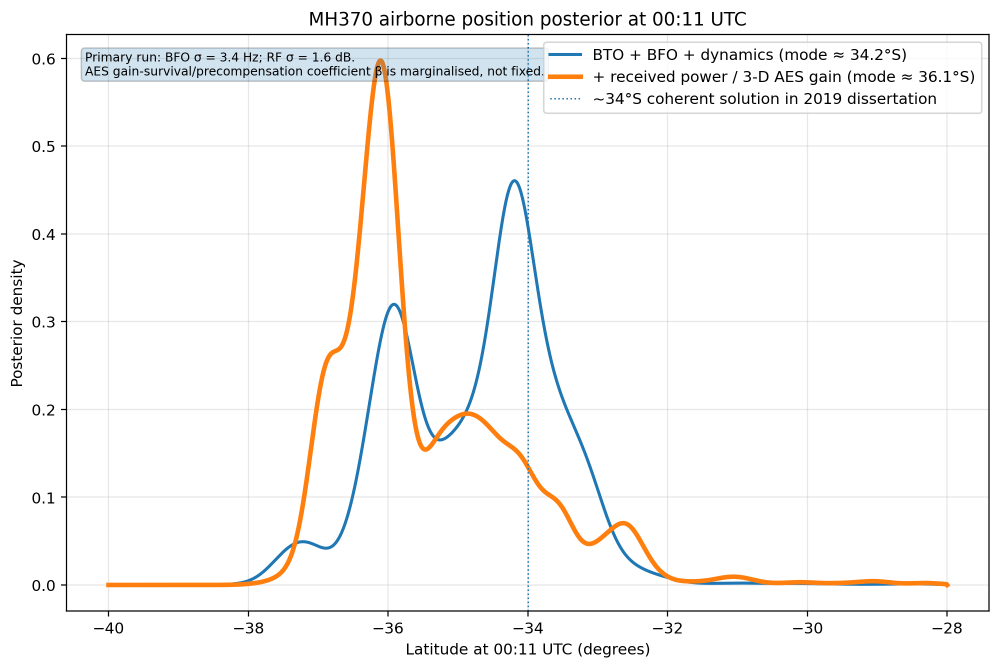
#> input picture Archive Sep 29 loose files/library_full_audit/MH370/mh370_integrated_0011_final_latitude_pdf.png, 2000 x 1336 px, found by its file name (shown at 1/2 size)
$ python run_no_power_precompensation_0011.py
#> lines starting #> are read from the running program, lines starting #| are printed output that depends on the picture
#!/usr/bin/env python3
"""Conditional no-power-precompensation reconstruction for MH370 at 00:11 UTC.

The refined-v3 particle checkpoint is absent, so the exact conditional density
p(x_0011 | beta=1) cannot be recovered by ordinary particle reweighting.  This
program recovers the empirical received-power latitude likelihood from the
matched BTO+BFO and BTO+BFO+power curves produced by the original integrated
run, then changes its contrast from the refined posterior mean beta=0.67664 to
beta=1.  The primary correction assumes that spatial log-likelihood contrast
scales linearly with beta.  A beta-squared contrast is retained as a deliberately
strong sensitivity case for the Gaussian RF residual term.

The Pleiades/BRAN likelihood is evaluated at sampled impact states and smoothed
backward through the existing controlled terminal-flight kernel.  No 00:19 BTO,
BFO, received-power, or log-on observation is used.
"""

from __future__ import annotations

import json
import math
import os
from pathlib import Path

os.environ.setdefault("MPLCONFIGDIR", "/tmp/mpl-mh370-no-precomp")

import matplotlib

matplotlib.use("Agg")
import matplotlib.pyplot as plt
import numpy as np
import pandas as pd
from PIL import Image
from scipy.ndimage import gaussian_filter1d

from run_integrated_0011_stage1 import (
    Case,
    bto_altitude_shift,
    density_grid,
    family_loglikelihood,
    grid_mode,
    hpd_levels,
    reconstruct_airborne_proposal,
    sample_control_families,
    summarize,
    systematic_resample,
    terminal_kernel,
)
from run_pleiades_bran_fl400_expanded import (
    GRID_LATS,
    GRID_LONS,
    bilinear_grid_lookup,
)


ROOT = Path(__file__).resolve().parent
OUT = ROOT / "outputs" / "mh370_no_power_precomp_0011"
OUT.mkdir(parents=True, exist_ok=True)

SOURCE_PDF_PLOT = ROOT / "downloads" / "MH370" / "mh370_integrated_0011_final_latitude_pdf.png"
ORIGIN_GRID_CSV = ROOT / "outputs" / "mh370_pleiades_bran_fl400_expanded" / "expanded_origin_grid.csv"

SEED = 3701001
N_AIR = 1_000_000
N_TERMINAL = 1_500_000
EXTENT = (84.0, 98.0, -40.0, -28.0)
BETA_REFERENCE = 0.6766419224079634

CASES = {
    "Marginalized beta (reference)": 1.0,
    "Beta=1, linear RF-contrast reconstruction": 1.0 / BETA_REFERENCE,
    "Beta=1, quadratic RF-contrast sensitivity": 1.0 / (BETA_REFERENCE * BETA_REFERENCE),
}

COMPONENT_NAMES = ["37.47S", "36.46S", "34.22S", "33.11S"]


# [4 lines left out: function normalize_logweights, not called in this run]


def digitize_curve(image_rgb, color, x_pixels):
    """Trace a Matplotlib line from its exact/antialiased RGB pixels."""
    target = np.asarray(color, dtype=int)
    distance = np.max(np.abs(image_rgb.astype(int) - target), axis=2)
    y_curve = np.full(len(x_pixels), np.nan)
    for k, x in enumerate(x_pixels):
        lo = max(0, x - 1)
        hi = min(image_rgb.shape[1], x + 2)
        y = np.where(np.any(distance[:, lo:hi] < 12, axis=1))[0]
        y = y[(y >= 80) & (y <= 1175)]
        if len(y) == 0:
            continue
        clusters = np.split(y, np.where(np.diff(y) > 3)[0] + 1)
        # The actual posterior line is below legend samples in the affected
        # longitude range, hence select the lowest-on-page cluster.
        cluster = max(clusters, key=lambda values: float(np.mean(values)))
        value = float(np.median(cluster))
        if x > 1000 and value < 250:
            continue
        y_curve[k] = value

    valid = np.isfinite(y_curve)
    y_curve = np.interp(x_pixels, x_pixels[valid], y_curve[valid])
    # Plot calibration: density=0 at y=1170 and 0.1 per 175.5 pixels.
    density = np.clip((1170.0 - y_curve) / 1755.0, 0.0, None)
    return gaussian_filter1d(density, 2.0)


def empirical_rf_likelihood():
    """Recover L_RF(latitude) from matched plotted posterior densities."""
    image = np.asarray(Image.open(SOURCE_PDF_PLOT).convert("RGB"))
    x_pixels = np.arange(213, 1900)
    latitude = -40.0 + (x_pixels - 207.0) / 134.0
    bto_bfo = digitize_curve(image, (31, 119, 180), x_pixels)
#> in digitize_curve, `distance = np.max(np.abs(image_rgb.astype(int) - target), axis=2)`:
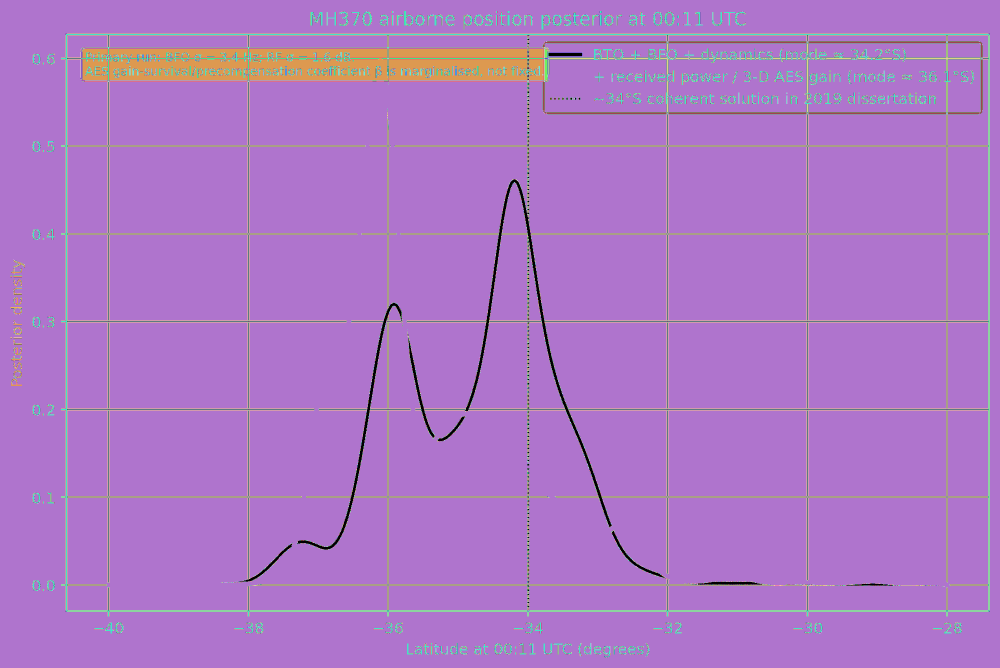
#> distance: shape (1336, 2000) int64 (shown at 1/2 size); 225 distinct labels, from 0 to 224; one colour per label, 0 black
#> in digitize_curve, `y_curve = np.interp(x_pixels, x_pixels[valid], y_curve[valid])`: y_curve = 1687 values, max 1171.5 at index 841, min 361.5 at index 815, mean 1025.7
#> in digitize_curve, `density = np.clip((1170.0 - y_curve) / 1755.0, 0.0, None)`: density = 1687 values, max 0.461 at index 815, min 0 at index 841, mean 0.0823
#> bto_bfo = 1687 values, max 0.46 at index 816, min 0 at index 1485, mean 0.0823
    integrated = digitize_curve(image, (255, 127, 14), x_pixels)
#> call 2 of digitize_curve, with color = (255, 127, 14), x_pixels = array of shape (1687,)
#> in digitize_curve (call 2), `distance = np.max(np.abs(image_rgb.astype(int) - target), axis=2)`:
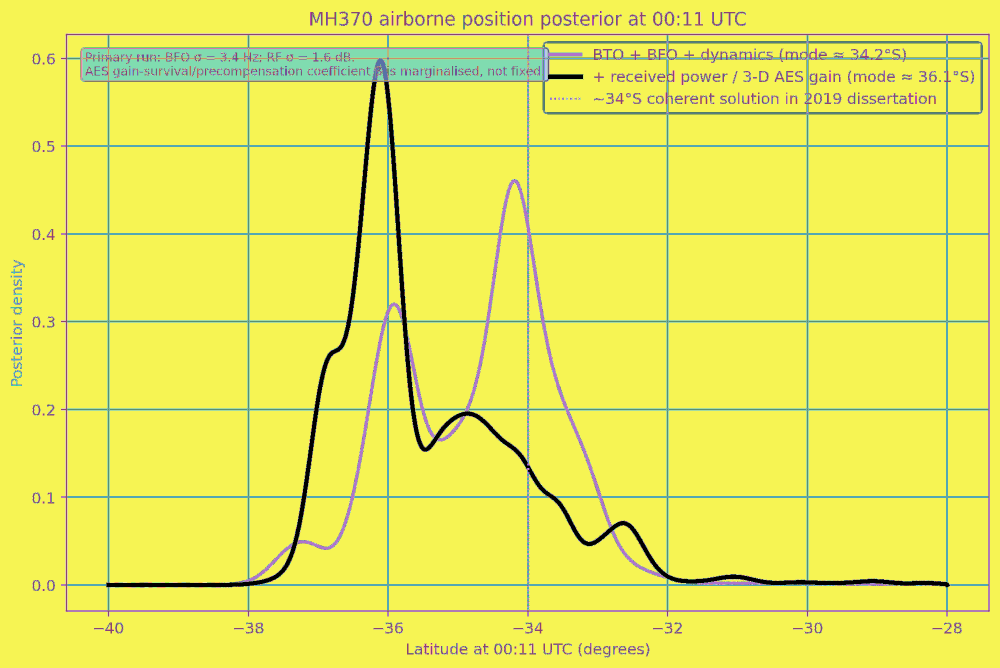
#> distance: shape (1336, 2000) int64 (shown at 1/2 size); 256 distinct labels, from 0 to 255; one colour per label, 0 black
#> in digitize_curve (call 2), `y_curve = np.interp(x_pixels, x_pixels[valid], y_curve[valid])`: y_curve = 1687 values, max 1170 at index 1686, min 165.5 at index 540, mean 1024.4
#> in digitize_curve (call 2), `density = np.clip((1170.0 - y_curve) / 1755.0, 0.0, None)`: density = 1687 values, max 0.572 at index 540, min 0 at index 1686, mean 0.0829
#> integrated = 1687 values, max 0.572 at index 544, min 0.000204 at index 1686, mean 0.0829
    bto_bfo /= np.trapezoid(bto_bfo, latitude)
#> bto_bfo = 1687 values, max 0.444 at index 816, min 0 at index 1485, mean 0.0794
    integrated /= np.trapezoid(integrated, latitude)
#> integrated = 1687 values, max 0.548 at index 544, min 0.000195 at index 1686, mean 0.0794

    raw_log_bf = np.log(np.clip(integrated, 1e-5, None)) - np.log(
        np.clip(bto_bfo, 1e-5, None)
    )
#> raw_log_bf = 1687 values, max 5.72 at index 1489, min -2.65 at index 0, mean 0.366
    log_bf = gaussian_filter1d(raw_log_bf, 10.0)
#> log_bf = 1687 values, max 5.48 at index 1634, min -2.65 at index 0, mean 0.366
    # Keep extrapolation outside the well-resolved plotting interval flat.
    resolved = (latitude >= -38.4) & (latitude <= -31.2)
    left = float(log_bf[np.where(resolved)[0][0]])
#> left = -2.65
    right = float(log_bf[np.where(resolved)[0][-1]])
#> right = 0.622
    log_bf = np.where(latitude < -38.4, left, log_bf)
    log_bf = np.where(latitude > -31.2, right, log_bf)
#> log_bf = 1687 values, max 1.74 at index 445, min -2.65 at index 0, mean -0.249
    # An arbitrary additive constant cancels in every posterior update.
    reference = float(np.interp(-36.458390177, latitude, log_bf))
#> reference = 1.52
    log_bf -= reference
#> log_bf = 1687 values, max 0.224 at index 445, min -4.16 at index 0, mean -1.77
    return latitude, bto_bfo, integrated, log_bf


# [96 lines left out: functions load_pleiades_grid, component_rows, plot_heatmap_comparison, plot_latitude_marginals, latitude_curve, not called in this run]


def main():
    rf_lat, comparator_pdf, integrated_pdf, rf_log_bf = empirical_rf_likelihood()
#> rf_lat = 1687 values from -39.96 to -27.37; comparator_pdf has the same summary as bto_bfo in empirical_rf_likelihood; integrated_pdf has the same summary as integrated in empirical_rf_likelihood; rf_log_bf has the same summary as log_bf in empirical_rf_likelihood
    pd.DataFrame(
        {
            "latitude_deg": rf_lat,
            "bto_bfo_density_digitized": comparator_pdf,
            "integrated_density_digitized": integrated_pdf,
            "empirical_log_RF_Bayes_factor_relative": rf_log_bf,
        }
#> (the run stopped early here; a loop or call above may not have finished)
